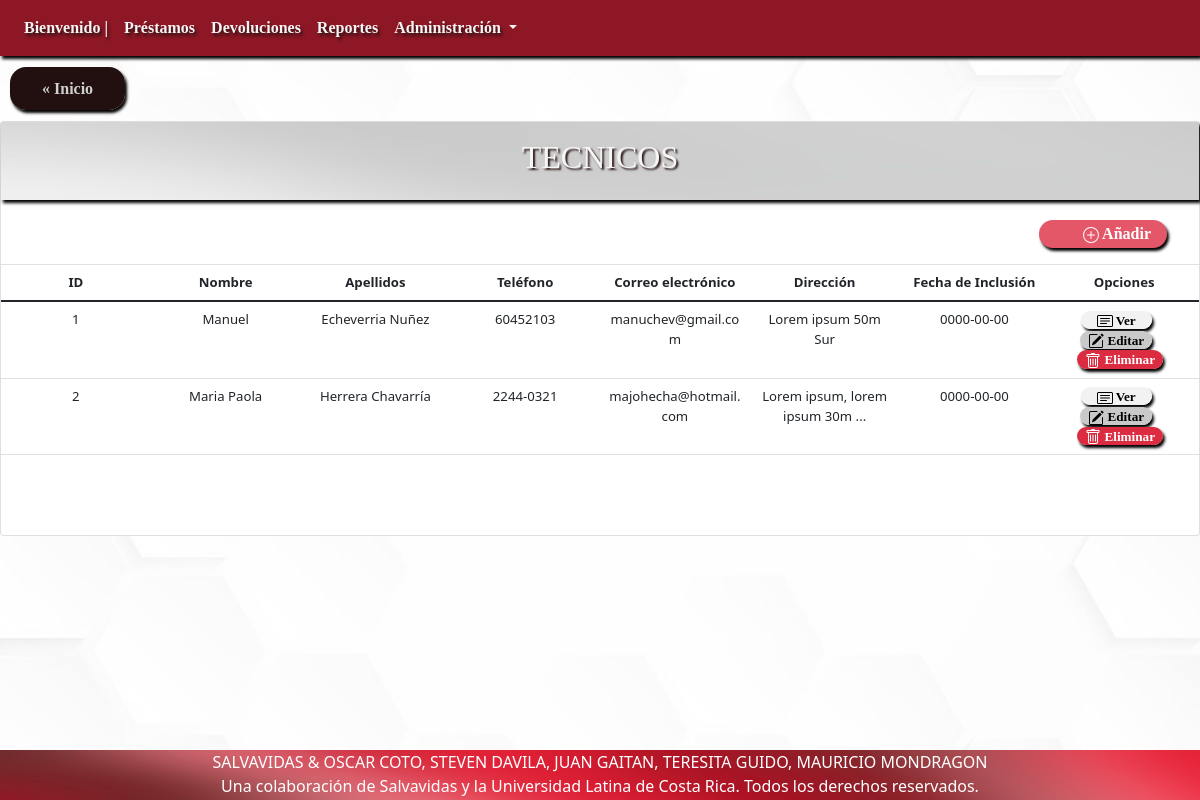
The page /?c=detalleAllTecnico on the database its author committed.
### tables this page shows
CREATE TABLE `tecnico` (
  `idTecnico` varchar(25) NOT NULL,
  `primerNombre` varchar(50) NOT NULL,
  `segundoNombre` varchar(50) DEFAULT NULL,
  `primerApellido` varchar(50) NOT NULL,
  `segundoApellido` varchar(50) DEFAULT NULL,
  `telefono` varchar(25) DEFAULT NULL,
  `correoElectronico` varchar(50) DEFAULT NULL,
  `direccion` varchar(500) DEFAULT NULL,
  `fechaInclusion` date DEFAULT current_timestamp()
);

### Controller/detalleAllTecnico.php (called while the page is built, shortened)
<?php
include 'model/Tecnico.php';
$Tecnico = new Tecnico();
$allTecnico = $Tecnico->seleccionarAllTecnico();
include 'view/verAllTecnico.php';

### Model/Tecnico.php (called while the page is built, shortened)
<?php
class Tecnico
{
  public function __construct($idTecnico = "",$primerNombre = "", $segundoNombre = "", $primerApellido = "", $segundoApellido = "", $telefono = "", $correoElectronico = "", $direccion = "", $fechaInclusion = "") {
    $this->idTecnico = $idTecnico;
    $this->primerNombre = $primerNombre;
    $this->segundoNombre = $segundoNombre;
    $this->primerApellido = $primerApellido;
    $this->segundoApellido = $segundoApellido;
    $this->telefono = $telefono;
    $this->correoElectronico = $correoElectronico;
    $this->direccion = $direccion;
    $this->fechaInclusion = $fechaInclusion;
  }
  function seleccionarAllTecnico() {
    $query = "SELECT * FROM tecnico";
    $pdo = new Connection();
    $pdo = $pdo->open();
    $result = $pdo->query($query);
    $rows = [];
    foreach ($result->fetchAll() as $row) {
        $rows[] = new Tecnico($row['idTecnico'], $row['primerNombre'],$row['segundoNombre'],$row['primerApellido'],$row['segundoApellido'],$row['telefono'],$row['correoElectronico'],$row['direccion'],$row['fechaInclusion']);
    }
    return $rows;
}
}

### View/verAllTecnico.php (the view, shortened to what this page needs)
<div class="upside">
    <a href="index.php" class="Inicio">« Inicio</a>
</div>
<div class="card" id="ListaCompleta">
    <div class="card-title">
        <h2> TECNICOS </h2>
    </div>
    <div class="card-subtitle" id="Add">
        <a href="?c=crearTecnico" class="add">
         Añadir
        </a>
    </div>
    <table class="table">
        <thead>
            <tr>
                <th scope="col">ID</th>
                <th scope="col">Nombre</th>
                <th scope="col">Apellidos</th>
                <th scope="col">Teléfono</th>
                <th scope="col">Correo electrónico</th>
                <th scope="col">Dirección</th>
                <th scope="col">Fecha de Inclusión</th>
                <th scope="col">Opciones</th>
            </tr>
        </thead>
        <tbody>
        <?php
        foreach ($allTecnico as $value) {
        ?>
            <tr>
                <td ><?php echo $value->idTecnico; ?></td>
                <td><?php echo $value->primerNombre; ?> <?php echo $value->segundoNombre; ?></td>
                <td><?php echo $value->primerApellido; ?> <?php echo $value->segundoApellido; ?></td>
                <td><?php echo $value->telefono; ?></td>
                <td><?php echo $value->correoElectronico; ?></td>
                <td><?php echo $value->direccion; ?></td>
                <td><?php echo $value->fechaInclusion; ?></td>
                <td>
                <a class="ver" id="ver" href="?c=detalleTecnico&idTecnico=<?php echo $value->idTecnico; ?>">
                 Ver
                <br>
                </a>
                <a class="editar" id="editar" href="?c=actualizarTecnico&idTecnico=<?php echo $value->idTecnico; ?>">
                 Editar
                </a>
                <br>
                <a class="eliminar" id="eliminar" href="?c=eliminarTecnico&idTecnico=<?php echo $value->idTecnico; ?>">
                 Eliminar
                </a>
                </td>
            </tr>
        <?php } ?>
        </tbody>
    </table>
</div>

### css/style.css (style rules this page uses)
body { background-image: url("../img/wallpaper.jpg"); background-position: center; background-attachment: fixed; background-size:cover; }
.card { margin: auto; width: 100%; display: flexbox; }
.card .card-title { background-image: url("../img/card-subtitle-wallpaper.jpg"); color: whitesmoke; text-align: center; font-family: "Arial Black"; box-shadow: 2px 3px 3px black; }
.card .card-title h2 { text-shadow: 2px 2px 2px #2b1515; padding: 1rem; }

### css/style1.css (style rules this page uses)
#ListaCompleta { margin-top: 10px; width: inherit; }
#ListaCompleta #Add { padding: 1rem; }
#ListaCompleta .add { float: right; margin-right: 1rem; padding: 0.1rem 1rem; text-align: right; background: #e35768; color: #fff; text-decoration: none; width:8rem; box-shadow: 2px 3px 3px black; font-family: "Georgia"; font-weight: bold; border-radius: 1rem; }
.upside { margin-top: 20px; margin-left: 10px; margin-bottom: 20px; }
.upside .Inicio { margin: auto; padding: 0.8rem 2rem; text-align: center; background: #221010; color: #cfcfcf; text-decoration: none; width: 50%; box-shadow: 2px 3px 3px black; font-family: "Georgia"; font-weight: bold; border-radius: 1rem; }
#ListaCompleta #ver { margin-right: 1rem; padding: 0.1rem 1rem; text-align: center; background: #f2f2f2; color: black; text-decoration: none; width: 8rem; box-shadow: 2px 3px 3px black; font-family: "Georgia"; font-weight: bold; border-radius: 1rem; }
#ListaCompleta #eliminar { margin-right: 0.5rem; padding: 0.1rem 0.5rem; text-align: center; background: #dc2c41; color: white; text-decoration: none; width: 8rem; box-shadow: 2px 3px 3px black; font-family: "Georgia"; font-weight: bold; border-radius: 1rem; }
#ListaCompleta #editar { margin-right: 1rem; padding: 0.1rem 0.5rem; text-align: center; background: #c9c9c9; color: black; text-decoration: none; width: 10rem; box-shadow: 2px 3px 3px black; font-family: "Georgia"; font-weight: bold; border-radius: 1rem; }
.table { text-align: center; table-layout: fixed; font-size: 1.1vw; margin-bottom: 5rem; }

### rows shown on the page
tecnico: idTecnico "1", primerNombre "Manuel", primerApellido "Echeverria", segundoApellido "Nuñez", telefono "60452103", correoElectronico "manuchev@gmail.com", direccion "Lorem ipsum 50m Sur", fechaInclusion "0000-00-00"
tecnico: idTecnico "2", primerNombre "Maria", segundoNombre "Paola", primerApellido "Herrera", segundoApellido "Chavarría", telefono "2244-0321", correoElectronico "majohecha@hotmail.com", direccion "Lorem ipsum, lorem ipsum 30m ...", fechaInclusion "0000-00-00"
